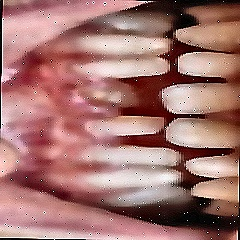
#> input picture Preprocessed_Data/Hypodontia/preprocessed/-9-_JPG.rf.58aba65483d56835c0e8dd857b0397c7.jpg, 240 x 240 px, given as the content of the folder D:/FYP 2_ANNO/hypodontia/images, which was not available
$ python hypo_c.py
#> lines starting #> are read from the running program, lines starting #| are printed output that depends on the picture; pictures that were not available may be replaced by others from this repository, and a replacement may not be noted
#> further down, img_raw is the input picture: shape (240, 240, 3); mean B, G, R 113.1, 117.2, 164.4
import os
import cv2
import numpy as np
import math

# ------------------------- CONFIG -------------------------
INPUT_IMAGE_DIR = r"D:\FYP 2_ANNO\hypodontia\images"
INPUT_LABEL_DIR = r"D:\FYP 2_ANNO\hypodontia\labels"
RESIZE_DIM = 240
CLASS_ID = 0  # hypodontia
ROTATE_STEP = 15  # degrees per rotation

# ------------------------- OUTPUT FOLDERS (ADDED ONLY THIS) -------------------------
OUTPUT_IMAGE_DIR = r"D:\FYP 2_ANNO\hypodontia\prepro_hypo"
OUTPUT_LABEL_DIR = r"D:\FYP 2_ANNO\hypodontia\prepro_labels"

os.makedirs(OUTPUT_IMAGE_DIR, exist_ok=True)
os.makedirs(OUTPUT_LABEL_DIR, exist_ok=True)

# ------------------------- PREPROCESS -------------------------
def preprocess_image(img):
    img = cv2.resize(img, (RESIZE_DIM, RESIZE_DIM))
    # Skip grayscale images
    if len(img.shape) != 3 or img.shape[2] != 3:
        return None
    # Noise reduction
    img = cv2.bilateralFilter(img, 9, 75, 75)
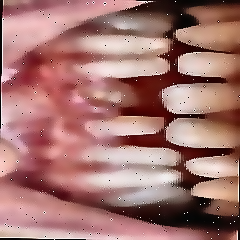
#> img: shape (240, 240, 3); mean B, G, R 113, 117.1, 164.5
    # CLAHE
    lab = cv2.cvtColor(img, cv2.COLOR_BGR2LAB)
#> lab: shape (240, 240, 3); mean of channels 0, 1, 2 135.9, 146.4, 138.5
    l, a, b = cv2.split(lab)
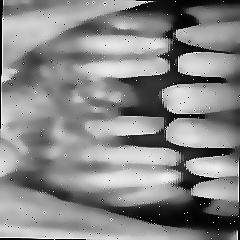
#> l: shape (240, 240); min 0, max 255, mean 135.9
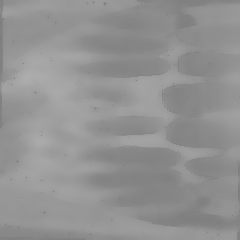
#> a: shape (240, 240); min 126, max 173, mean 146.4
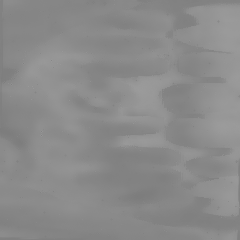
#> b: shape (240, 240); min 124, max 155, mean 138.5
    clahe = cv2.createCLAHE(clipLimit=2.0, tileGridSize=(8,8))
    l = clahe.apply(l)
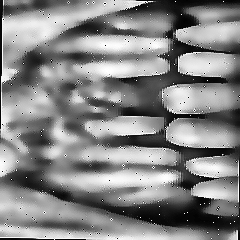
#> l: shape (240, 240); min 1, max 255, mean 134.2
    lab = cv2.merge([l,a,b])
#> lab: shape (240, 240, 3); mean of channels 0, 1, 2 134.2, 146.4, 138.5
    img = cv2.cvtColor(lab, cv2.COLOR_LAB2BGR)
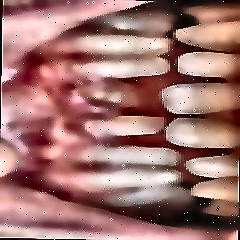
#> img: shape (240, 240, 3); mean B, G, R 112.2, 116.2, 162.6
    # Sharpening
    kernel = np.array([[0,-1,0],[-1,5,-1],[0,-1,0]])
    img = cv2.filter2D(img, -1, kernel)
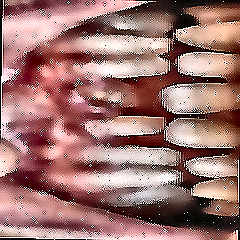
#> img: shape (240, 240, 3); mean B, G, R 113, 116.8, 159.3
    return img

# ------------------------- GLOBALS -------------------------
img = None
img_copy = None
drawing = False
dragging = False
start_point = None
selected_box_idx = None
dragging_existing = False
dragging_new = False
rotating_box_idx = None

new_boxes = []
existing_boxes = []

# ------------------------- BOX UTILITIES -------------------------
# [10 lines left out: function rect_to_coords, not called in this run]

def draw_boxes_on_image():
    global img_copy
    img_copy = img.copy()
    for box in existing_boxes:
        pts = rect_to_coords(box)
        cv2.polylines(img_copy, [pts], isClosed=True, color=(0,0,255), thickness=2)
        cv2.putText(img_copy, "hypodontia", (pts[0][0], max(pts[0][1]-5,0)),
                    cv2.FONT_HERSHEY_SIMPLEX, 0.5, (0,255,0), 1)
    for box in new_boxes:
        pts = rect_to_coords(box)
        cv2.polylines(img_copy, [pts], isClosed=True, color=(0,255,0), thickness=2)
        cv2.putText(img_copy, "hypodontia", (pts[0][0], max(pts[0][1]-5,0)),
                    cv2.FONT_HERSHEY_SIMPLEX, 0.5, (0,255,0), 1)
    cv2.imshow("Annotate", img_copy)

# [66 lines left out: functions point_inside_box, mouse_callback, not called in this run]

# ------------------------- MAIN LOOP -------------------------
image_files = os.listdir(INPUT_IMAGE_DIR)
idx = 0

while 0 <= idx < len(image_files):
    img_name = image_files[idx]
    img_path = os.path.join(INPUT_IMAGE_DIR, img_name)
    label_path = os.path.join(INPUT_LABEL_DIR, os.path.splitext(img_name)[0]+".txt")

    img_raw = cv2.imread(img_path, cv2.IMREAD_UNCHANGED)
    img = preprocess_image(img_raw)
    if img is None:
        print(f"Skipping grayscale or invalid image: {img_name}")
        idx += 1
        continue

    new_boxes = []
    existing_boxes = []

    if os.path.exists(label_path):
        with open(label_path,"r") as f:
            lines = f.readlines()
        for line in lines:
            cls, xc, yc, bw, bh = map(float, line.split())
            cx = xc*RESIZE_DIM
            cy = yc*RESIZE_DIM
            w = bw*RESIZE_DIM
            h = bh*RESIZE_DIM
            existing_boxes.append((cx,cy,w,h,0))

    draw_boxes_on_image()
    cv2.setMouseCallback("Annotate", mouse_callback)
    print(f"Annotate {img_name}: 'n' next, 'b' previous, 'u' undo last new box, 'r' rotate selected box, ESC exit")

    while True:
        key = cv2.waitKey(1) & 0xFF
#> (key Esc is pressed here)
        if key == 27:
            print("ESC pressed. Exiting...")
            exit()
#> (the program exits here)
